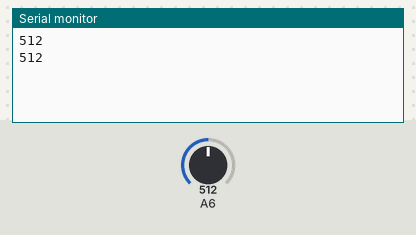
Bench run of a sketch on a simulated Arduino Uno, built with avr-gcc and run on an emulated ATmega328P. On the bench: the last lines printed to the serial monitor. Inputs (shaded band) come from the test bench; at power-on: A6 = 512.

Above: at 2.8 s.
2.9 s: A6 set to 716
At 4.3 s:
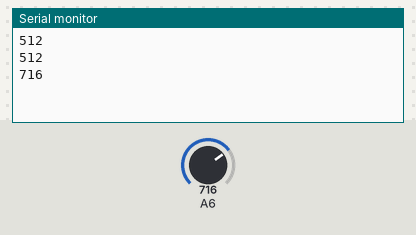
5.6 s: A6 set to 900
At 7.1 s:
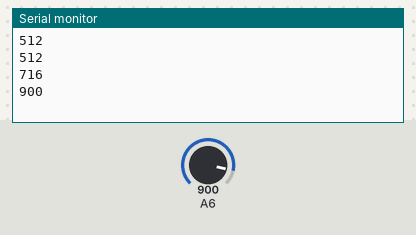
Timing chart, 0 to 8.6 s (numbered marks = the images above; inputs shaded):
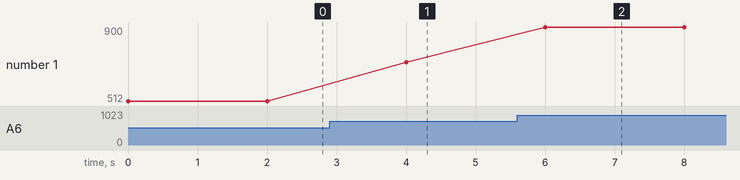

Measured:
- after the input at 2.9 s, the serial monitor: prints a new line after 1.1 s (image 1)
- after the input at 5.6 s, the serial monitor: prints a new line after 0.40 s (image 2)
- plotted number 1: 512 → 716 after the input at 2.9 s, 716 → 900 after the input at 5.6 s

The sketch:

test.ino
```cpp
#include <SoftwareSerial.h>


void setup() {
  // put your setup code here, to run once:
Serial.begin(9600);
pinMode (6,INPUT);


}

void loop() {
  // put your main code here, to run repeatedly:
Serial.print (analogRead (6));
Serial.print("\n");
delay(2000);
}
```
